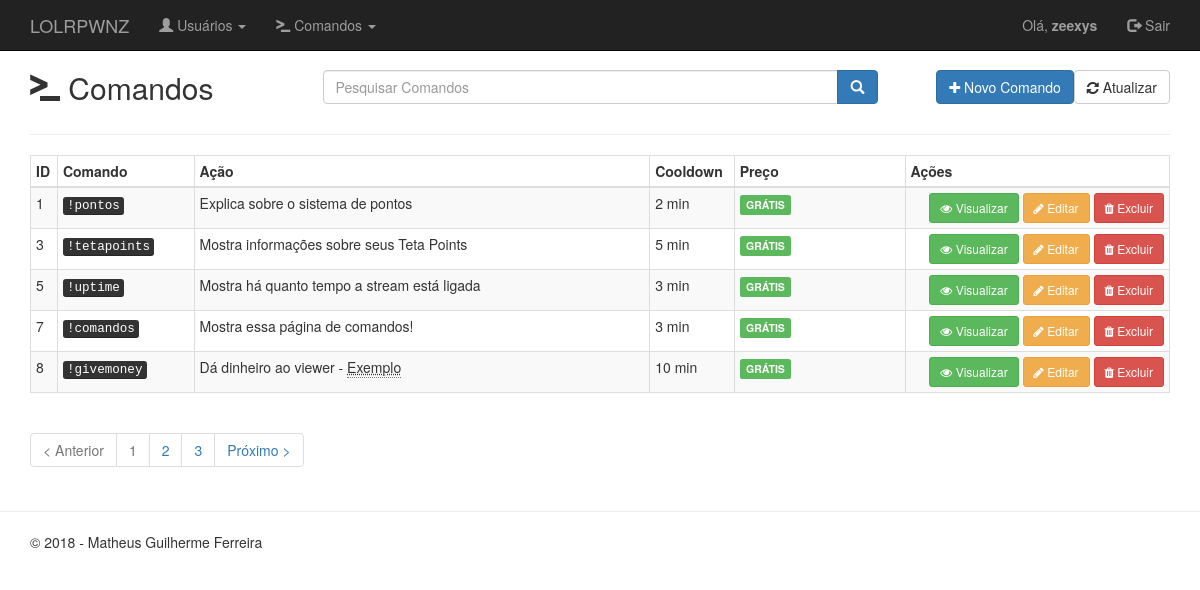
/commands/index.php (signed in), run on the app's committed database.
### tables this page shows
CREATE TABLE `commands` (
  `id` int(11) NOT NULL,
  `commandname` varchar(25) NOT NULL,
  `action` varchar(255) NOT NULL,
  `category` varchar(50) NOT NULL,
  `example` varchar(255) DEFAULT NULL,
  `cooldown` smallint(6) NOT NULL,
  `price` double NOT NULL,
  `created` datetime NOT NULL,
  `modified` datetime NOT NULL
);

### inc/database.php (called while the page is built, shortened)
<?php
function open_database() {
    try {
        $conn = new mysqli(DB_HOST, DB_USER, DB_PASSWORD, DB_NAME);
        return $conn;
    } catch (Exception $e) {
        echo $e->getMessage();
        return null;
    }
}
function find( $table = null, $id = null ) {
    $database = open_database();
    $found = null;
    try {
        if ($id) {
            $sql = "SELECT * FROM " . $table . " WHERE id = " . $id;
            $result = $database->query($sql);
            if ($result->num_rows > 0) {
                $found = $result->fetch_assoc();
            }
        } else {
            $sql = "SELECT * FROM " . $table;
            $result = $database->query($sql);
            if ($result->num_rows > 0) {
                $found = $result->fetch_all(MYSQLI_ASSOC);
            }
        }
    } catch (Exception $e) {
        $_SESSION['message'] = $e->GetMessage();
        $_SESSION['type'] = 'danger';
    }
    return $found;
}
function find_all( $table ) {
    return find($table);
}

### commands/functions.php (called while the page is built, shortened)
<?php
function index() {
    $commands = find_all('commands');
}

### commands/index.php (the view, shortened to what this page needs)
<?php
require_once('functions.php');
index();
?>
<?php include(HEADER_TEMPLATE); ?>
    <header>
        <div id="top" class="row">
            <div class="col-md-3">
                <h2><span class="glyphicon glyphicon-console" aria-hidden="true"></span> Comandos</h2>
            </div>
            <div class="col-md-6">
                <div class="input-group h2">
                    <input name="data[search]" class="form-control" id="search" type="text" placeholder="Pesquisar Comandos">
                    <span class="input-group-btn">
                <button class="btn btn-primary" type="submit">
                    <span class="glyphicon glyphicon-search"></span>
                </button>
            </span>
                </div>
            </div>
            <div class="col-md-3">
                <a class="btn btn-default pull-right h2" href="index.php"><i class="fa fa-refresh"></i> Atualizar</a>
                <a class="btn btn-primary pull-right h2" href="add.php"><i class="fa fa-plus"></i> Novo Comando</a>
            </div>
        </div>
    </header>
    <hr>
    <table class="table table-hover table-striped table-bordered table-condensed">
        <thead>
        <tr>
            <th>ID</th>
            <th width="12%">Comando</th>
            <th width="40%">Ação</th>
            <th>Cooldown</th>
            <th width="15%">Preço</th>
            <th>Ações</th>
        </tr>
        </thead>
        <tbody>
        <?php if ($commands) : ?>
            <?php foreach ($commands as $command) : ?>
                <tr>
                    <td><?php echo $command['id']; ?></td>
                    <td><kbd>!<?php echo $command['commandname']; ?></kbd>
                    </td>
                    <td>
                        <?php
                        if ($command['example'] != null) {
                            echo $command['action']." - <abbr title='". $command['example']."'>Exemplo</abbr>";
                        } else {
                            echo $command['action'];
                        }
                        ?>
                    </td>
                    <td><?php echo $command['cooldown']; ?> min</td>
                    <td>
                    <?php
                    if ($command['price'] == 0) {
                        echo "<span class=\"label label-success\">GR&Aacute;TIS</span>";
                    } else if ($command['price'] <= 100) {
                        echo "<abbr class=\"label label-default\">". $command['price'] ." <abbr title='Teta Points (Pontos utilizados para gastar na live'><span class=\"glyphicon glyphicon-star\"></span></abbr>";
                    } else if ($command['price'] <= 350) {
                        echo "<abbr class=\"label label-warning\">". $command['price'] ." <abbr title='Teta Points (Pontos utilizados para gastar na live'><span class=\"glyphicon glyphicon-star\"></span></abbr>";
                    } else if ($command['price'] >= 350) {
                        echo "<abbr class=\"label label-danger\">". $command['price'] ." <abbr title='Teta Points (Pontos utilizados para gastar na live'><span class=\"glyphicon glyphicon-star\"></span></abbr>";
                    }
                    ?>
                    </td>
                    <td class="actions text-right">
                        <a href="view.php?id=<?php echo $command['id']; ?>" class="btn btn-sm btn-success"><i class="fa fa-eye"></i> Visualizar</a>
                        <a href="edit.php?id=<?php echo $command['id']; ?>" class="btn btn-sm btn-warning"><i class="fa fa-pencil"></i> Editar</a>
                        <a href="#" class="btn btn-sm btn-danger" data-toggle="modal" data-target="#delete-modal" data-customer="<?php echo $command['id']; ?>">
                            <i class="fa fa-trash"></i> Excluir
                        </a>
                    </td>
                </tr>
            <?php endforeach; ?>
        <?php else : ?>
            <tr>
                <td colspan="6">Nenhum registro encontrado.</td>
            </tr>
        <?php endif; ?>
        </tbody>
    </table>
<div id="bottom" class="row">
    <div class="col-md-12">
        <ul class="pagination">
            <li class="disabled"><a>&lt; Anterior</a></li>
            <li class="disabled"><a>1</a></li>
            <li><a href="#">2</a></li>
            <li><a href="#">3</a></li>
            <li class="next"><a href="#" rel="next">Próximo &gt;</a></li>
        </ul>
    </div>
</div>
<?php include(FOOTER_TEMPLATE); ?>

### inc/header.php (shortened to what this page needs)
<!DOCTYPE html>
<html>
<head>
    <link rel="stylesheet" href="<?php echo BASEURL; ?>css/bootstrap.min.css">
    <link rel="stylesheet" href="https://maxcdn.bootstrapcdn.com/font-awesome/4.6.2/css/font-awesome.min.css">
</head>
<body>
<nav class="navbar navbar-inverse navbar-fixed-top" role="navigation">
    <div class="container">
        <div class="navbar-header">
            <a href="<?php echo BASEURL; ?>index.php" class="navbar-brand">LOLRPWNZ</a>
        </div>
        <div id="navbar" class="navbar-collapse collapse">
            <ul class="nav navbar-nav">
                <li class="dropdown">
                    <a href="#" class="dropdown-toggle" data-toggle="dropdown" role="button" aria-haspopup="true" aria-expanded="false">
                        <span class="glyphicon glyphicon-user" aria-hidden="true"></span> Usuários <span class="caret"></span>
                    </a>
                </li>
            </ul>
            <ul class="nav navbar-nav">
                <li class="dropdown">
                    <a href="#" class="dropdown-toggle" data-toggle="dropdown" role="button" aria-haspopup="true" aria-expanded="false">
                        <span class="glyphicon glyphicon-console" aria-hidden="true"></span> Comandos <span class="caret"></span>
                    </a>
                </li>
            </ul>
            <ul class="nav navbar-nav navbar-right">
                <?php
                if (isset($_SESSION)) {
                    echo '<p class="navbar-text">Olá, <b>'.$_SESSION['UserName'].'</b></p>';
                    echo '<li><a href="'.BASEURL.'logout/index.php"><span class="glyphicon glyphicon-log-out"></span> Sair</a></li>';
                } else {
                    echo '<li><a href="'.BASEURL.'login/index.php"><span class="glyphicon glyphicon-log-in"></span> Login</a></li>';
                }
                ?>
            </ul>
        </div>
    </div>
</nav>
<main class="container">

### inc/footer.php (shortened to what this page needs)
</main>
<hr>
<footer class="container">
    <p>&copy; 2018 - Matheus Guilherme Ferreira</p>
</footer>
</body>
</html>

### inc/header.php (style rules this page uses)
body { padding-top: 50px; padding-bottom: 20px; }

### data on the page
commands: id "1", commandname "pontos", action "Explica sobre o sistema de pontos", cooldown "2", price "GRÁTIS"
commands: id "3", commandname "tetapoints", action "Mostra informações sobre seus Teta Points", cooldown "5", price "GRÁTIS"
commands: id "5", commandname "uptime", action "Mostra há quanto tempo a stream está ligada", cooldown "3", price "GRÁTIS"
commands: id "7", commandname "comandos", action "Mostra essa página de comandos!", cooldown "3", price "GRÁTIS"
commands: id "8", commandname "givemoney", action "Dá dinheiro ao viewer", cooldown "10", price "GRÁTIS"

### other printed values
$_SESSION['UserName'] "zeexys"
